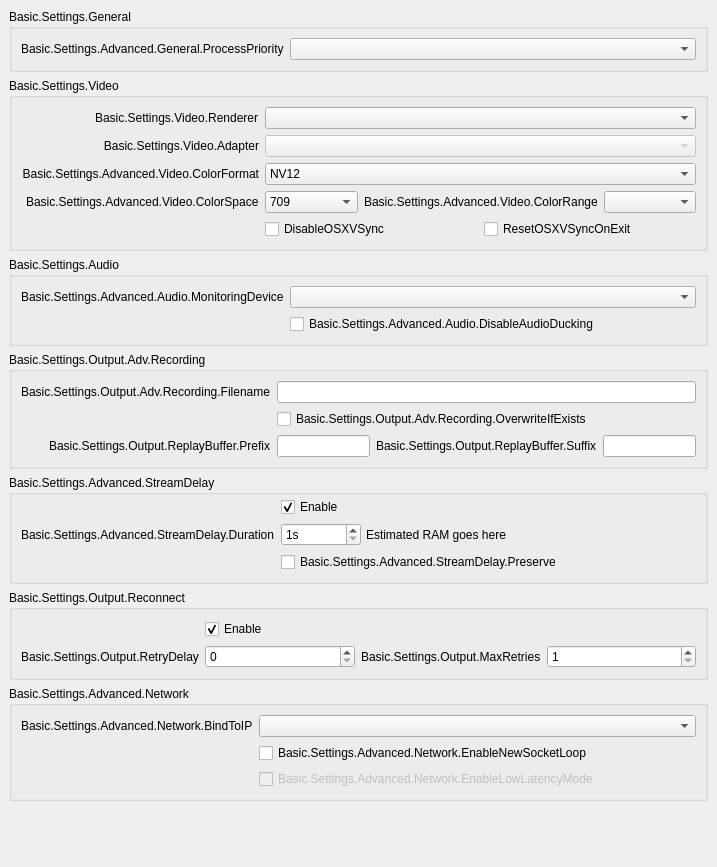
           <widget class="QWidget" name="scrollAreaWidgetContents">
            <property name="geometry">
             <rect>
              <x>0</x>
              <y>0</y>
              <width>717</width>
              <height>867</height>
             </rect>
            </property>
            <layout class="QVBoxLayout" name="verticalLayout_16">
             <property name="leftMargin">
              <number>0</number>
             </property>
             <property name="topMargin">
              <number>0</number>
             </property>
             <property name="rightMargin">
              <number>0</number>
             </property>
             <property name="bottomMargin">
              <number>9</number>
             </property>
             <item alignment="Qt::AlignTop">
              <widget class="QWidget" name="widget_11" native="true">
               <layout class="QVBoxLayout" name="verticalLayout_17">
                <item>
                 <widget class="QGroupBox" name="advancedGeneralGroupBox">
                  <property name="title">
                   <string>Basic.Settings.General</string>
                  </property>
                  <layout class="QFormLayout" name="formLayout_22">
                   <property name="fieldGrowthPolicy">
                    <enum>QFormLayout::AllNonFixedFieldsGrow</enum>
                   </property>
                   <item row="0" column="0">
                    <widget class="QLabel" name="processPriorityLabel">
                     <property name="text">
                      <string>Basic.Settings.Advanced.General.ProcessPriority</string>
                     </property>
                     <property name="buddy">
                      <cstring>processPriority</cstring>
                     </property>
                    </widget>
                   </item>
                   <item row="0" column="1">
                    <widget class="QComboBox" name="processPriority"/>
                   </item>
                  </layout>
                 </widget>
                </item>
                <item>
                 <widget class="QGroupBox" name="advancedVideoContainer">
                  <property name="title">
                   <string>Basic.Settings.Video</string>
                  </property>
                  <layout class="QFormLayout" name="formLayout_14">
                   <property name="fieldGrowthPolicy">
                    <enum>QFormLayout::AllNonFixedFieldsGrow</enum>
                   </property>
                   <property name="labelAlignment">
                    <set>Qt::AlignRight|Qt::AlignTrailing|Qt::AlignVCenter</set>
                   </property>
                   <item row="0" column="0">
                    <widget class="QLabel" name="rendererLabel">
                     <property name="text">
                      <string>Basic.Settings.Video.Renderer</string>
                     </property>
                     <property name="buddy">
                      <cstring>renderer</cstring>
                     </property>
                    </widget>
                   </item>
                   <item row="0" column="1">
                    <widget class="QComboBox" name="renderer">
                     <property name="currentText">
                      <string notr="true"/>
                     </property>
                    </widget>
                   </item>
                   <item row="1" column="0">
                    <widget class="QLabel" name="adapterLabel">
                     <property name="text">
                      <string>Basic.Settings.Video.Adapter</string>
                     </property>
                     <property name="alignment">
                      <set>Qt::AlignRight|Qt::AlignTrailing|Qt::AlignVCenter</set>
                     </property>
                     <property name="buddy">
                      <cstring>adapter</cstring>
                     </property>
                    </widget>
                   </item>
                   <item row="1" column="1">
                    <widget class="QComboBox" name="adapter">
                     <property name="enabled">
                      <bool>false</bool>
                     </property>
                     <property name="currentText">
                      <string notr="true"/>
                     </property>
                    </widget>
                   </item>
                   <item row="2" column="0">
                    <widget class="QLabel" name="label_30">
                     <property name="minimumSize">
                      <size>
                       <width>0</width>
                       <height>0</height>
                      </size>
                     </property>
                     <property name="text">
                      <string>Basic.Settings.Advanced.Video.ColorFormat</string>
                     </property>
                     <property name="alignment">
                      <set>Qt::AlignRight|Qt::AlignTrailing|Qt::AlignVCenter</set>
                     </property>
                     <property name="buddy">
                      <cstring>colorFormat</cstring>
                     </property>
                    </widget>
                   </item>
                   <item row="2" column="1">
                    <widget class="QComboBox" name="colorFormat">
                     <item>
                      <property name="text">
                       <string notr="true">NV12</string>
                      </property>
                     </item>
                     <item>
                      <property name="text">
                       <string notr="true">I420</string>
                      </property>
                     </item>
                     <item>
                      <property name="text">
                       <string>I444</string>
                      </property>
                     </item>
                     <item>
                      <property name="text">
                       <string notr="true">RGB</string>
                      </property>
                     </item>
                    </widget>
                   </item>
                   <item row="4" column="1">
                    <layout class="QHBoxLayout" name="horizontalLayout_18">
                     <property name="leftMargin">
                      <number>0</number>
                     </property>
                     <property name="topMargin">
                      <number>0</number>
                     </property>
                     <property name="rightMargin">
                      <number>0</number>
                     </property>
                     <property name="bottomMargin">
                      <number>0</number>
                     </property>
                     <item>
                      <widget class="QCheckBox" name="disableOSXVSync">
                       <property name="text">
                        <string>DisableOSXVSync</string>
                       </property>
                      </widget>
                     </item>
                     <item>
                      <widget class="QCheckBox" name="resetOSXVSync">
                       <property name="text">
                        <string>ResetOSXVSyncOnExit</string>
                       </property>
                      </widget>
                     </item>
                    </layout>
                   </item>
                   <item row="3" column="1">
                    <layout class="QHBoxLayout" name="horizontalLayout_20">
                     <property name="leftMargin">
                      <number>0</number>
                     </property>
                     <property name="topMargin">
                      <number>0</number>
                     </property>
                     <property name="rightMargin">
                      <number>0</number>
                     </property>
                     <property name="bottomMargin">
                      <number>0</number>
                     </property>
                     <item>
                      <widget class="QComboBox" name="colorSpace">
                       <item>
                        <property name="text">
                         <string notr="true">709</string>
                        </property>
                       </item>
                       <item>
                        <property name="text">
                         <string notr="true">601</string>
                        </property>
                       </item>
                      </widget>
                     </item>
                     <item>
                      <widget class="QLabel" name="label_34">
                       <property name="sizePolicy">
                        <sizepolicy hsizetype="Maximum" vsizetype="Preferred">
                         <horstretch>0</horstretch>
                         <verstretch>0</verstretch>
                        </sizepolicy>
                       </property>
                       <property name="text">
                        <string>Basic.Settings.Advanced.Video.ColorRange</string>
                       </property>
                       <property name="buddy">
                        <cstring>colorRange</cstring>
                       </property>
                      </widget>
                     </item>
                     <item>
                      <widget class="QComboBox" name="colorRange"/>
                     </item>
                    </layout>
                   </item>
                   <item row="3" column="0">
                    <widget class="QLabel" name="label_33">
                     <property name="text">
                      <string>Basic.Settings.Advanced.Video.ColorSpace</string>
                     </property>
                     <property name="buddy">
                      <cstring>colorSpace</cstring>
                     </property>
                    </widget>
                   </item>
                  </layout>
                 </widget>
                </item>
                <item>
                 <widget class="QGroupBox" name="advAudioGroupBox">
                  <property name="title">
                   <string>Basic.Settings.Audio</string>
                  </property>
                  <layout class="QFormLayout" name="formLayout_27">
                   <property name="fieldGrowthPolicy">
                    <enum>QFormLayout::AllNonFixedFieldsGrow</enum>
                   </property>
                   <item row="0" column="0">
                    <widget class="QLabel" name="monitoringDeviceLabel">
                     <property name="text">
                      <string>Basic.Settings.Advanced.Audio.MonitoringDevice</string>
                     </property>
                     <property name="buddy">
                      <cstring>monitoringDevice</cstring>
                     </property>
                    </widget>
                   </item>
                   <item row="0" column="1">
                    <widget class="QComboBox" name="monitoringDevice"/>
                   </item>
                   <item row="1" column="1">
                    <widget class="QCheckBox" name="disableAudioDucking">
                     <property name="text">
                      <string>Basic.Settings.Advanced.Audio.DisableAudioDucking</string>
                     </property>
                    </widget>
                   </item>
                  </layout>
                 </widget>
                </item>
                <item>
                 <widget class="QGroupBox" name="groupBox_6">
                  <property name="title">
                   <string>Basic.Settings.Output.Adv.Recording</string>
                  </property>
                  <layout class="QFormLayout" name="formLayout_17">
                   <property name="fieldGrowthPolicy">
                    <enum>QFormLayout::AllNonFixedFieldsGrow</enum>
                   </property>
                   <property name="labelAlignment">
                    <set>Qt::AlignRight|Qt::AlignTrailing|Qt::AlignVCenter</set>
                   </property>
                   <item row="0" column="0">
                    <widget class="QLabel" name="label_7">
                     <property name="text">
                      <string>Basic.Settings.Output.Adv.Recording.Filename</string>
                     </property>
                     <property name="buddy">
                      <cstring>filenameFormatting</cstring>
                     </property>
                    </widget>
                   </item>
                   <item row="0" column="1">
                    <widget class="QLineEdit" name="filenameFormatting"/>
                   </item>
                   <item row="1" column="1">
                    <widget class="QCheckBox" name="overwriteIfExists">
                     <property name="text">
                      <string>Basic.Settings.Output.Adv.Recording.OverwriteIfExists</string>
                     </property>
                    </widget>
                   </item>
                   <item row="2" column="1">
                    <layout class="QHBoxLayout" name="horizontalLayout_14">
                     <property name="leftMargin">
                      <number>0</number>
                     </property>
                     <property name="topMargin">
                      <number>0</number>
                     </property>
                     <property name="rightMargin">
                      <number>0</number>
                     </property>
                     <property name="bottomMargin">
                      <number>0</number>
                     </property>
                     <item>
                      <widget class="QLineEdit" name="simpleRBPrefix"/>
                     </item>
                     <item>
                      <widget class="QLabel" name="label_58">
                       <property name="text">
                        <string>Basic.Settings.Output.ReplayBuffer.Suffix</string>
                       </property>
                       <property name="buddy">
                        <cstring>simpleRBSuffix</cstring>
                       </property>
                      </widget>
                     </item>
                     <item>
                      <widget class="QLineEdit" name="simpleRBSuffix"/>
                     </item>
                    </layout>
                   </item>
                   <item row="2" column="0">
                    <widget class="QLabel" name="label_57">
                     <property name="text">
                      <string>Basic.Settings.Output.ReplayBuffer.Prefix</string>
                     </property>
                     <property name="buddy">
                      <cstring>simpleRBPrefix</cstring>
                     </property>
                    </widget>
                   </item>
                  </layout>
                 </widget>
                </item>
                <item>
                 <widget class="QGroupBox" name="groupBox_5">
                  <property name="title">
                   <string>Basic.Settings.Advanced.StreamDelay</string>
                  </property>
                  <layout class="QFormLayout" name="formLayout_18">
                   <property name="fieldGrowthPolicy">
                    <enum>QFormLayout::AllNonFixedFieldsGrow</enum>
                   </property>
                   <property name="topMargin">
                    <number>2</number>
                   </property>
                   <item row="1" column="0">
                    <widget class="QLabel" name="label_56">
                     <property name="text">
                      <string>Basic.Settings.Advanced.StreamDelay.Duration</string>
                     </property>
                     <property name="buddy">
                      <cstring>streamDelaySec</cstring>
                     </property>
                    </widget>
                   </item>
                   <item row="1" column="1">
                    <widget class="QWidget" name="widget_12" native="true">
                     <property name="enabled">
                      <bool>true</bool>
                     </property>
                     <layout class="QHBoxLayout" name="horizontalLayout_13">
                      <property name="spacing">
                       <number>5</number>
                      </property>
                      <property name="leftMargin">
                       <number>0</number>
                      </property>
                      <property name="topMargin">
                       <number>0</number>
                      </property>
                      <property name="rightMargin">
                       <number>0</number>
                      </property>
                      <property name="bottomMargin">
                       <number>0</number>
                      </property>
                      <item>
                       <widget class="QSpinBox" name="streamDelaySec">
                        <property name="enabled">
                         <bool>true</bool>
                        </property>
                        <property name="sizePolicy">
                         <sizepolicy hsizetype="Maximum" vsizetype="Fixed">
                          <horstretch>0</horstretch>
                          <verstretch>0</verstretch>
                         </sizepolicy>
                        </property>
                        <property name="minimumSize">
                         <size>
                          <width>80</width>
                          <height>0</height>
                         </size>
                        </property>
                        <property name="suffix">
                         <string notr="true">s</string>
                        </property>
                        <property name="minimum">
                         <number>1</number>
                        </property>
                        <property name="maximum">
                         <number>1800</number>
                        </property>
                       </widget>
                      </item>
                      <item>
                       <widget class="QLabel" name="streamDelayInfo">
                        <property name="text">
                         <string notr="true">Estimated RAM goes here</string>
                        </property>
                       </widget>
                      </item>
                     </layout>
                    </widget>
                   </item>
                   <item row="2" column="1">
                    <widget class="QCheckBox" name="streamDelayPreserve">
                     <property name="text">
                      <string>Basic.Settings.Advanced.StreamDelay.Preserve</string>
                     </property>
                    </widget>
                   </item>
                   <item row="0" column="1">
                    <widget class="QCheckBox" name="streamDelayEnable">
                     <property name="text">
                      <string>Enable</string>
                     </property>
                     <property name="checked">
                      <bool>true</bool>
                     </property>
                    </widget>
                   </item>
                  </layout>
                 </widget>
                </item>
                <item>
                 <widget class="QGroupBox" name="groupBox_7">
                  <property name="title">
                   <string>Basic.Settings.Output.Reconnect</string>
                  </property>
                  <layout class="QFormLayout" name="formLayout_19">
                   <property name="fieldGrowthPolicy">
                    <enum>QFormLayout::AllNonFixedFieldsGrow</enum>
                   </property>
                   <item row="0" column="1">
                    <widget class="QCheckBox" name="reconnectEnable">
                     <property name="text">
                      <string>Enable</string>
                     </property>
                     <property name="checked">
                      <bool>true</bool>
                     </property>
                    </widget>
                   </item>
                   <item row="1" column="1">
                    <layout class="QHBoxLayout" name="horizontalLayout_19">
                     <property name="leftMargin">
                      <number>0</number>
                     </property>
                     <property name="topMargin">
                      <number>0</number>
                     </property>
                     <property name="rightMargin">
                      <number>0</number>
                     </property>
                     <property name="bottomMargin">
                      <number>0</number>
                     </property>
                     <item>
                      <widget class="QSpinBox" name="reconnectRetryDelay">
                       <property name="maximum">
                        <number>30</number>
                       </property>
                      </widget>
                     </item>
                     <item>
                      <widget class="QLabel" name="label_22">
                       <property name="sizePolicy">
                        <sizepolicy hsizetype="Maximum" vsizetype="Preferred">
                         <horstretch>0</horstretch>
                         <verstretch>0</verstretch>
                        </sizepolicy>
                       </property>
                       <property name="text">
                        <string>Basic.Settings.Output.MaxRetries</string>
                       </property>
                       <property name="buddy">
                        <cstring>reconnectMaxRetries</cstring>
                       </property>
                      </widget>
                     </item>
                     <item>
                      <widget class="QSpinBox" name="reconnectMaxRetries">
                       <property name="minimum">
                        <number>1</number>
                       </property>
                       <property name="maximum">
                        <number>10000</number>
                       </property>
                      </widget>
                     </item>
                    </layout>
                   </item>
                   <item row="1" column="0">
                    <widget class="QLabel" name="label_17">
                     <property name="text">
                      <string>Basic.Settings.Output.RetryDelay</string>
                     </property>
                     <property name="buddy">
                      <cstring>reconnectRetryDelay</cstring>
                     </property>
                    </widget>
                   </item>
                  </layout>
                 </widget>
                </item>
                <item>
                 <widget class="QGroupBox" name="advNetworkGroupBox">
                  <property name="title">
                   <string>Basic.Settings.Advanced.Network</string>
                  </property>
                  <layout class="QFormLayout" name="formLayout_23">
                   <property name="fieldGrowthPolicy">
                    <enum>QFormLayout::AllNonFixedFieldsGrow</enum>
                   </property>
                   <item row="0" column="1">
                    <widget class="QComboBox" name="bindToIP"/>
                   </item>
                   <item row="0" column="0">
                    <widget class="QLabel" name="label_27">
                     <property name="text">
                      <string>Basic.Settings.Advanced.Network.BindToIP</string>
                     </property>
                     <property name="buddy">
                      <cstring>bindToIP</cstring>
                     </property>
                    </widget>
                   </item>
                   <item row="1" column="1">
                    <widget class="QCheckBox" name="enableNewSocketLoop">
                     <property name="text">
                      <string>Basic.Settings.Advanced.Network.EnableNewSocketLoop</string>
                     </property>
                    </widget>
                   </item>
                   <item row="2" column="1">
                    <widget class="QCheckBox" name="enableLowLatencyMode">
                     <property name="enabled">
                      <bool>false</bool>
                     </property>
                     <property name="text">
                      <string>Basic.Settings.Advanced.Network.EnableLowLatencyMode</string>
                     </property>
                    </widget>
                   </item>
                  </layout>
                 </widget>
                </item>
                <item>
                 <widget class="QLabel" name="advancedMsg">
                  <property name="styleSheet">
                   <string notr="true">color: rgb(255, 0, 4);</string>
                  </property>
                  <property name="text">
                   <string notr="true"/>
                  </property>
                  <property name="wordWrap">
                   <bool>true</bool>
                  </property>
                 </widget>
                </item>
                <item>
                 <widget class="QLabel" name="advancedMsg2">
                  <property name="styleSheet">
                   <string notr="true">color: rgb(255, 0, 4);</string>
                  </property>
                  <property name="text">
                   <string notr="true"/>
                  </property>
                  <property name="wordWrap">
                   <bool>true</bool>
                  </property>
                 </widget>
                </item>
               </layout>
              </widget>
             </item>
            </layout>
           </widget>
